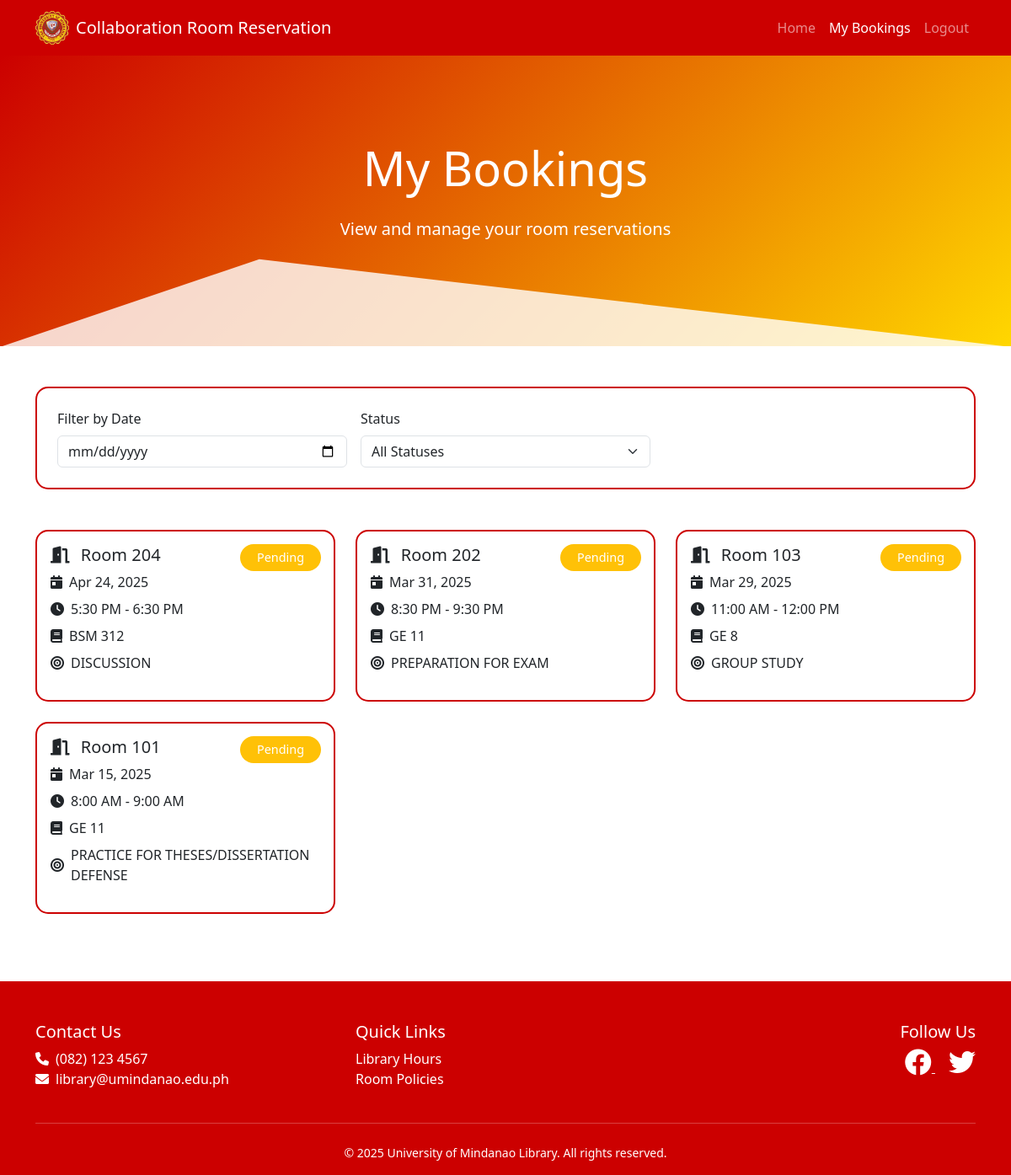
/my_bookings.php (signed in), run on the app's committed database.
### tables this page shows
CREATE TABLE `bookings` (
  `id` int(11) NOT NULL,
  `user_id` int(11) NOT NULL,
  `room_id` int(11) NOT NULL,
  `date` date NOT NULL,
  `timeslot` varchar(50) NOT NULL,
  `subject` varchar(255) NOT NULL,
  `purpose` text NOT NULL,
  `status` enum('pending','approved','rejected') NOT NULL DEFAULT 'pending',
  `created_at` timestamp NOT NULL DEFAULT current_timestamp()
);

CREATE TABLE `rooms` (
  `id` int(11) NOT NULL,
  `room_number` varchar(50) NOT NULL,
  `capacity` int(11) NOT NULL,
  `equipment` text DEFAULT NULL,
  `floor` varchar(50) NOT NULL,
  `description` text DEFAULT NULL,
  `image` varchar(255) DEFAULT NULL,
  `created_at` timestamp NOT NULL DEFAULT current_timestamp()
);

### my_bookings.php (the view, shortened to what this page needs)
<?php
include 'student_header.php';
include 'admin/includes/db_connection.php';
$conn = new mysqli($host, $username, $password, $dbname);
$date = $_GET['date'] ?? '';
$page = isset($_GET['page']) ? (int)$_GET['page'] : 1;
$limit = 6;
$offset = ($page - 1) * $limit;
$query = "SELECT b.id, r.room_number, b.date, b.timeslot, b.subject, b.purpose, b.status
          FROM Bookings b
          JOIN Rooms r ON b.room_id = r.id
          WHERE b.user_id = ?";
$params = [$_SESSION['user_id']];
$types = "i";
$query .= " ORDER BY b.date DESC, b.timeslot ASC LIMIT ? OFFSET ?";
$params[] = $limit;
$params[] = $offset;
$types .= "ii";
$stmt = $conn->prepare($query);
$stmt->bind_param($types, ...$params);
$stmt->execute();
$result = $stmt->get_result();
$bookings = $result->fetch_all(MYSQLI_ASSOC);
?>
<!DOCTYPE html>
<html lang="en">
<head>
    <link href="https://cdn.jsdelivr.net/npm/bootstrap@5.3.0/dist/css/bootstrap.min.css" rel="stylesheet">
    <link rel="stylesheet" href="https://cdnjs.cloudflare.com/ajax/libs/font-awesome/6.0.0/css/all.min.css">
</head>
<body>
    <section class="hero-section">
        <div class="wave-divider">
            <svg viewBox="0 0 1200 120" preserveAspectRatio="none">
                <path d="M1200 0L0 0 892.25 104.14 1200 0z"></path>
            </svg>
        </div>
        <div class="container text-center">
            <h1 class="display-4 mb-4">My Bookings</h1>
            <p class="lead mb-4">View and manage your room reservations</p>
        </div>
    </section>
    <main class="container my-5">
        <div class="filter-card card mb-5 p-4">
            <form method="GET" id="filterForm">
                <div class="row g-3 align-items-end">
                    <div class="col-md-4">
                        <label class="form-label">Filter by Date</label>
                        <input type="date" name="date" class="form-control"
                            value="<?= htmlspecialchars($date) ?>" id="filterDate">
                    </div>
                    <div class="col-md-4">
                        <label class="form-label">Status</label>
                        <select name="status" class="form-select" id="filterStatus">
                            <option value="">All Statuses</option>
                        </select>
                    </div>
                </div>
            </form>
        </div>
        <div class="row row-cols-1 row-cols-md-2 row-cols-lg-3 g-4">
            <?php foreach ($bookings as $booking): ?>
            <div class="col">
                <div class="booking-card card h-100">
                    <div class="status-badge bg-<?= $booking['status'] === 'approved' ? 'success' :
                                               ($booking['status'] === 'pending' ? 'warning' : 'danger') ?>">
                        <?= ucfirst($booking['status']) ?>
                    </div>
                    <div class="card-body">
                        <h5 class="card-title">
                            <i class="fas fa-door-open me-2"></i>
                            Room <?= htmlspecialchars($booking['room_number']) ?>
                        </h5>
                        <div class="mb-3">
                            <div class="d-flex align-items-center mb-2">
                                <i class="fas fa-calendar-day me-2 text-um-red"></i>
                                <?= date('M j, Y', strtotime($booking['date'])) ?>
                            </div>
                            <div class="d-flex align-items-center mb-2">
                                <i class="fas fa-clock me-2 text-um-red"></i>
                                <?= htmlspecialchars($booking['timeslot']) ?>
                            </div>
                            <div class="d-flex align-items-center mb-2">
                                <i class="fas fa-book me-2 text-um-red"></i>
                                <?= htmlspecialchars($booking['subject']) ?>
                            </div>
                            <div class="d-flex align-items-center">
                                <i class="fas fa-bullseye me-2 text-um-red"></i>
                                <?= htmlspecialchars($booking['purpose']) ?>
                            </div>
                        </div>
                    </div>
                </div>
            </div>
            <?php endforeach; ?>
        </div>
    </main>
    <?php include 'student_footer.php'; ?>
</body>
</html>

### my_bookings.php (style rules this page uses)
:root { --um-red: #CC0000; --um-yellow: #FFD700; }
.hero-section { background: linear-gradient(135deg, var(--um-red), var(--um-yellow)); padding: 100px 0; color: white; position: relative; overflow: hidden; }
.wave-divider { position: absolute; bottom: -1px; left: 0; width: 100%; height: 100px; transform: rotate(180deg); }
.booking-card { border: 2px solid var(--um-red); border-radius: 15px; transition: all 0.3s; overflow: hidden; position: relative; }
.status-badge { position: absolute; top: 15px; right: 15px; background: var(--um-red); color: white; padding: 5px 20px; border-radius: 20px; font-size: 0.9em; }
.filter-card { border: 2px solid var(--um-red); border-radius: 15px; background: rgba(255,255,255,0.9); }

### data on the page
bookings: status "Pending", room.room_number "204", date "Apr 24, 2025", timeslot "5:30 PM - 6:30 PM", subject "BSM 312", purpose "DISCUSSION"
bookings: status "Pending", room.room_number "202", date "Mar 31, 2025", timeslot "8:30 PM - 9:30 PM", subject "GE 11", purpose "PREPARATION FOR EXAM"
bookings: status "Pending", room.room_number "103", date "Mar 29, 2025", timeslot "11:00 AM - 12:00 PM", subject "GE 8", purpose "GROUP STUDY"
bookings: status "Pending", room.room_number "101", date "Mar 15, 2025", timeslot "8:00 AM - 9:00 AM", subject "GE 11", purpose "PRACTICE FOR THESES/DISSERTATION DEFENSE"
